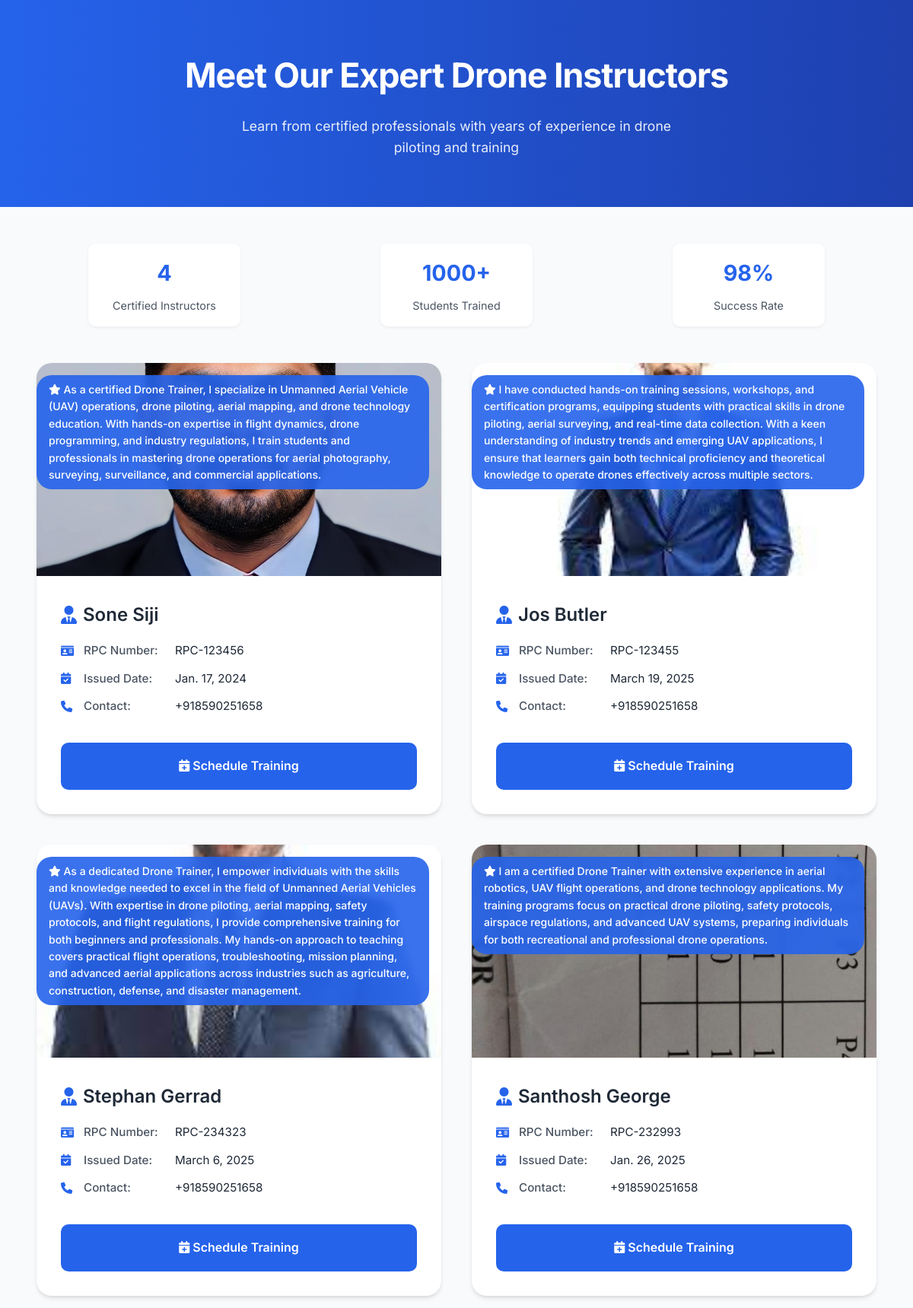
The page /instructor/ on the database its author committed.
### eapp/models.py (models this page shows, shortened)
class Instructor(models.Model):
    user = models.OneToOneField(User, on_delete=models.CASCADE)
    name = models.CharField(max_length=100, validators=[MinLengthValidator(2)])
    photo = models.ImageField(upload_to='instructors/')
    rpc_number = models.CharField(max_length=50, validators=[validate_rpc_number])
    experience = models.TextField(validators=[MinLengthValidator(50)])
    issued_date = models.DateField()
    phone_number = models.CharField(max_length=15, validators=[validate_phone_number])
    email = models.EmailField(unique=True, null=True, blank=True)
    username = models.CharField(max_length=100, unique=True, null=True, blank=True)
    class Meta:
        verbose_name = 'Instructor'
        verbose_name_plural = 'Instructors'

### eapp/views.py (the view)
# urls.py: path('instructor/', instructor_details, name='instructor_details'),
def instructor_details(request):
    instructors = Instructor.objects.all()
    return render(request, 'instructor_details.html', {'instructors': instructors})

### eapp/templates/instructor_details.html (shortened to what this page needs)
<!DOCTYPE html>
<html lang="en">
<head>
    <link rel="stylesheet" href="https://cdnjs.cloudflare.com/ajax/libs/font-awesome/6.0.0/css/all.min.css">
</head>
<body>
    <div class="header">
        <h1>Meet Our Expert Drone Instructors</h1>
        <p>Learn from certified professionals with years of experience in drone piloting and training</p>
    </div>
    <div class="container">
        <div class="stats-container">
            <div class="stat-item">
                <div class="stat-value">{{ instructors|length }}</div>
                <div class="stat-label">Certified Instructors</div>
            </div>
            <div class="stat-item">
                <div class="stat-value">1000+</div>
                <div class="stat-label">Students Trained</div>
            </div>
            <div class="stat-item">
                <div class="stat-value">98%</div>
                <div class="stat-label">Success Rate</div>
            </div>
        </div>
        <div class="instructor-grid">
            {% for instructor in instructors %}
            <div class="instructor-card">
                <div class="instructor-image">
                    <div class="experience-badge">
                        <i class="fas fa-star"></i> {{ instructor.experience }}
                    </div>
                </div>
                <div class="instructor-info">
                    <h2 class="instructor-name">
                        <i class="fas fa-user-tie"></i>
                        {{ instructor.name }}
                    </h2>
                    <div class="detail-item">
                        <i class="fas fa-id-card"></i>
                        <span class="detail-label">RPC Number:</span>
                        <span class="detail-value">{{ instructor.rpc_number }}</span>
                    </div>
                    <div class="detail-item">
                        <i class="fas fa-calendar-check"></i>
                        <span class="detail-label">Issued Date:</span>
                        <span class="detail-value">{{ instructor.issued_date }}</span>
                    </div>
                    <div class="detail-item">
                        <i class="fas fa-phone"></i>
                        <span class="detail-label">Contact:</span>
                        <span class="detail-value">{{ instructor.phone_number }}</span>
                    </div>
                    <a href="/book/?instructor={{ instructor.id }}" class="book-btn">
                        <i class="fas fa-calendar-plus"></i> Schedule Training
                    </a>
                </div>
            </div>
            {% endfor %}
        </div>
    </div>
</body>
</html>

### eapp/templates/instructor_details.html (style rules this page uses)
:root { --primary-color: #2563eb; --secondary-color: #1e40af; --text-primary: #1f2937; --text-secondary: #4b5563; --background: #f8fafc; --card-bg: #ffffff; --accent: #3b82f6; }
* { margin: 0; padding: 0; box-sizing: border-box; }
body { font-family: 'Inter', sans-serif; background-color: var(--background); color: var(--text-primary); line-height: 1.6; }
.header { background: linear-gradient(to right, #2563eb, #1e40af); padding: 4rem 2rem; text-align: center; color: white; margin-bottom: 3rem; }
.header h1 { font-size: 2.8rem; font-weight: 700; margin-bottom: 1rem; letter-spacing: -0.025em; }
.header p { font-size: 1.1rem; opacity: 0.9; max-width: 600px; margin: 0 auto; }
.container { max-width: 1280px; margin: 0 auto; padding: 0 2rem; }
.instructor-grid { display: grid; grid-template-columns: repeat(auto-fit, minmax(350px, 1fr)); gap: 2.5rem; padding: 1rem; }
.instructor-card { background: var(--card-bg); border-radius: 20px; overflow: hidden; box-shadow: 0 4px 6px -1px rgba(0, 0, 0, 0.1), 0 2px 4px -1px rgba(0, 0, 0, 0.06); transition: all 0.3s ease; }
.instructor-image { position: relative; height: 280px; overflow: hidden; }
.instructor-info { padding: 2rem; }
.instructor-name { font-size: 1.5rem; font-weight: 600; color: var(--text-primary); margin-bottom: 1rem; display: flex; align-items: center; gap: 0.5rem; }
.instructor-name i { color: var(--primary-color); }
.detail-item { display: flex; align-items: center; margin-bottom: 0.75rem; font-size: 0.95rem; }
.detail-item i { width: 20px; color: var(--primary-color); margin-right: 10px; }
.detail-label { font-weight: 500; color: var(--text-secondary); width: 120px; }
.detail-value { color: var(--text-primary); }
.book-btn { display: inline-block; width: 100%; padding: 1rem; margin-top: 1.5rem; background-color: var(--primary-color); color: white; text-decoration: none; text-align: center; border-radius: 10px; font-weight: 600; font-size: 1rem; transition: all 0.3s ease; border: 2px solid var(--primary-color); }
.experience-badge { position: absolute; top: 1rem; right: 1rem; background-color: rgba(37, 99, 235, 0.9); color: white; padding: 0.5rem 1rem; border-radius: 20px; font-size: 0.875rem; font-weight: 500; backdrop-filter: blur(4px); }
.stats-container { display: flex; justify-content: space-around; margin: 2rem 0; flex-wrap: wrap; gap: 1rem; }
.stat-item { text-align: center; padding: 1rem; background: var(--card-bg); border-radius: 10px; min-width: 200px; box-shadow: 0 2px 4px rgba(0, 0, 0, 0.05); }
.stat-value { font-size: 1.8rem; font-weight: 700; color: var(--primary-color); }
.stat-label { color: var(--text-secondary); font-size: 0.9rem; margin-top: 0.5rem; }

### rows shown on the page
Instructor: experience "As a certified Drone Trainer, I specialize in Unmanned Aerial Vehicle (UAV) operations, drone piloting, aerial mapping, and drone technology education. With hands-on expertise in flight dynamics, drone programming, and industry regulations, I train students and professionals in mastering drone operations for aerial photography, surveying, surveillance, and commercial applications.", name "Sone Siji", rpc_number "RPC-123456", issued_date "Jan. 17, 2024", phone_number "+918590251658"
Instructor: experience "I have conducted hands-on training sessions, workshops, and certification programs, equipping students with practical skills in drone piloting, aerial surveying, and real-time data collection. With a keen understanding of industry trends and emerging UAV applications, I ensure that learners gain both technical proficiency and theoretical knowledge to operate drones effectively across multiple sectors.", name "Jos Butler", rpc_number "RPC-123455", issued_date "March 19, 2025", phone_number "+918590251658"
Instructor: experience "As a dedicated Drone Trainer, I empower individuals with the skills and knowledge needed to excel in the field of Unmanned Aerial Vehicles (UAVs). With expertise in drone piloting, aerial mapping, safety protocols, and flight regulations, I provide comprehensive training for both beginners and professionals. My hands-on approach to teaching covers practical flight operations, troubleshooting, mission planning, and advanced aerial applications across industries such as agriculture, construction, defense, and disaster management.", name "Stephan Gerrad", rpc_number "RPC-234323", issued_date "March 6, 2025", phone_number "+918590251658"
Instructor: experience "I am a certified Drone Trainer with extensive experience in aerial robotics, UAV flight operations, and drone technology applications. My training programs focus on practical drone piloting, safety protocols, airspace regulations, and advanced UAV systems, preparing individuals for both recreational and professional drone operations.", name "Santhosh George", rpc_number "RPC-232993", issued_date "Jan. 26, 2025", phone_number "+918590251658"

### other values the page prints
{{ instructors|length }} "4"
